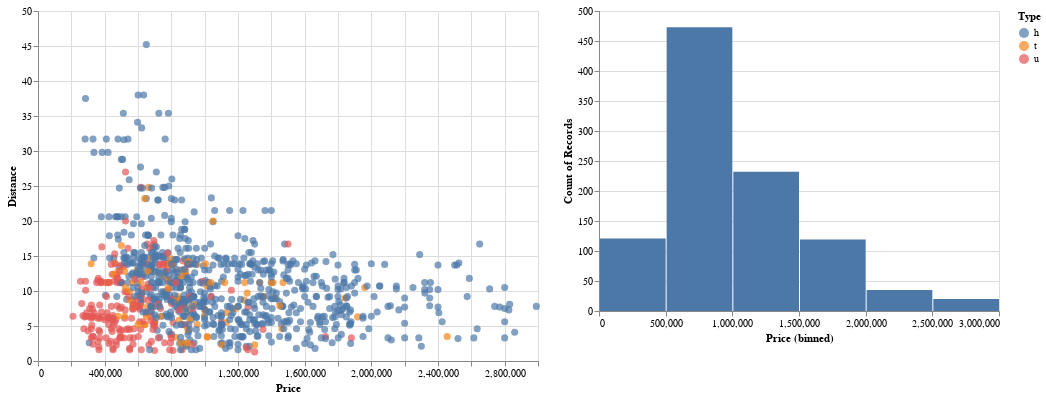

The notebook cell saved with this chart:
### Code cell
chart1 | chart2

### Figure 1 — Vega-Lite specification as saved in the notebook (floating-point values rounded to 4 significant figures; data arrays with more than 128 entries replaced by an {"elided": "..."} marker saying what was removed)
{"config": {"view": {"continuousWidth": 400, "continuousHeight": 300}}, "hconcat": [{"mark": {"type": "circle", "size": 50}, "encoding": {"color": {"type": "nominal", "field": "Type"}, "x": {"type": "quantitative", "field": "Price"}, "y": {"type": "quantitative", "field": "Distance"}}, "height": 350, "selection": {"selector002": {"type": "interval"}}, "width": 500}, {"mark": "bar", "encoding": {"x": {"type": "quantitative", "bin": true, "field": "Price"}, "y": {"type": "quantitative", "aggregate": "count"}}, "transform": [{"filter": {"selection": "selector002"}}]}], "data": {"name": "data-0b30a7d3a1d3b4bbe76ab6254da7b946"}, "$schema": "https://vega.github.io/schema/vega-lite/v4.8.1.json", "datasets": {"data-0b30a7d3a1d3b4bbe76ab6254da7b946": {"elided": "1000 records"}}}
